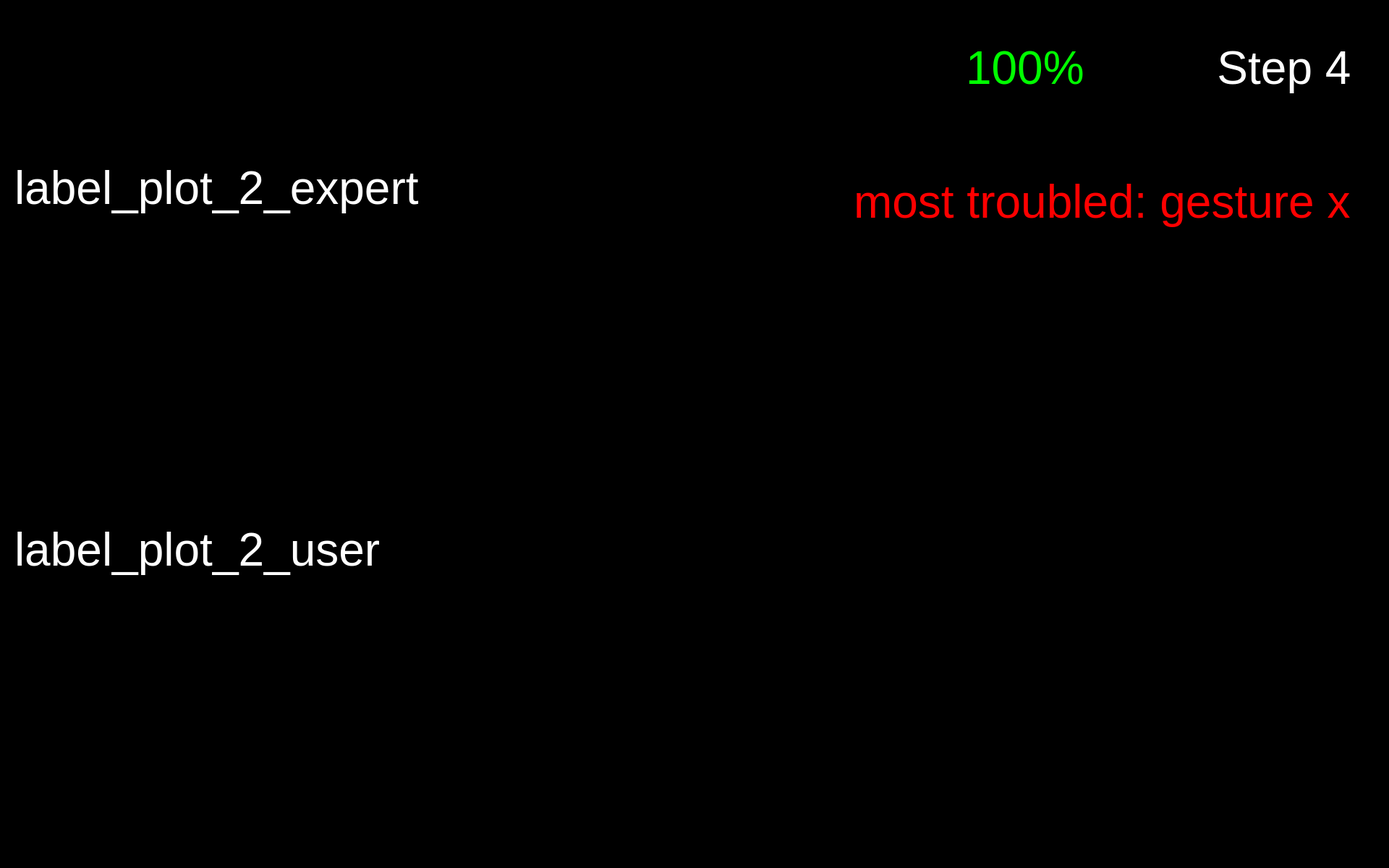
<?xml version="1.0" encoding="UTF-8"?>
<ui version="4.0">
 <class>Form</class>
 <widget class="QWidget" name="Form">
  <property name="geometry">
   <rect>
    <x>0</x>
    <y>0</y>
    <width>1920</width>
    <height>1200</height>
   </rect>
  </property>
  <property name="maximumSize">
   <size>
    <width>1920</width>
    <height>1200</height>
   </size>
  </property>
  <property name="windowTitle">
   <string>Form</string>
  </property>
  <property name="styleSheet">
   <string notr="true">background-color: rgb(0, 0, 0);</string>
  </property>
  <widget class="QPushButton" name="button_nav_left">
   <property name="enabled">
    <bool>true</bool>
   </property>
   <property name="geometry">
    <rect>
     <x>800</x>
     <y>560</y>
     <width>150</width>
     <height>150</height>
    </rect>
   </property>
   <property name="minimumSize">
    <size>
     <width>81</width>
     <height>81</height>
    </size>
   </property>
   <property name="maximumSize">
    <size>
     <width>150</width>
     <height>150</height>
    </size>
   </property>
   <property name="cursor">
    <cursorShape>OpenHandCursor</cursorShape>
   </property>
   <property name="focusPolicy">
    <enum>Qt::WheelFocus</enum>
   </property>
   <property name="contextMenuPolicy">
    <enum>Qt::DefaultContextMenu</enum>
   </property>
   <property name="layoutDirection">
    <enum>Qt::LeftToRight</enum>
   </property>
   <property name="autoFillBackground">
    <bool>false</bool>
   </property>
   <property name="styleSheet">
    <string notr="true"/>
   </property>
   <property name="icon">
    <iconset resource="resources/res.qrc">
     <normaloff>:/buttons/Button Left.svg</normaloff>:/buttons/Button Left.svg</iconset>
   </property>
   <property name="iconSize">
    <size>
     <width>144</width>
     <height>144</height>
    </size>
   </property>
   <property name="autoDefault">
    <bool>false</bool>
   </property>
   <property name="default">
    <bool>false</bool>
   </property>
   <property name="flat">
    <bool>true</bool>
   </property>
  </widget>
  <widget class="QPushButton" name="button_nav_right">
   <property name="enabled">
    <bool>true</bool>
   </property>
   <property name="geometry">
    <rect>
     <x>960</x>
     <y>560</y>
     <width>150</width>
     <height>150</height>
    </rect>
   </property>
   <property name="minimumSize">
    <size>
     <width>81</width>
     <height>81</height>
    </size>
   </property>
   <property name="maximumSize">
    <size>
     <width>150</width>
     <height>150</height>
    </size>
   </property>
   <property name="cursor">
    <cursorShape>OpenHandCursor</cursorShape>
   </property>
   <property name="focusPolicy">
    <enum>Qt::WheelFocus</enum>
   </property>
   <property name="contextMenuPolicy">
    <enum>Qt::DefaultContextMenu</enum>
   </property>
   <property name="layoutDirection">
    <enum>Qt::LeftToRight</enum>
   </property>
   <property name="autoFillBackground">
    <bool>false</bool>
   </property>
   <property name="styleSheet">
    <string notr="true"/>
   </property>
   <property name="icon">
    <iconset resource="resources/res.qrc">
     <normaloff>:/buttons/Button Right.svg</normaloff>:/buttons/Button Right.svg</iconset>
   </property>
   <property name="iconSize">
    <size>
     <width>144</width>
     <height>144</height>
    </size>
   </property>
   <property name="autoDefault">
    <bool>false</bool>
   </property>
   <property name="default">
    <bool>false</bool>
   </property>
   <property name="flat">
    <bool>true</bool>
   </property>
  </widget>
  <widget class="QLabel" name="label_plot_2_expert">
   <property name="geometry">
    <rect>
     <x>20</x>
     <y>20</y>
     <width>640</width>
     <height>480</height>
    </rect>
   </property>
   <property name="maximumSize">
    <size>
     <width>640</width>
     <height>480</height>
    </size>
   </property>
   <property name="font">
    <font>
     <pointsize>48</pointsize>
    </font>
   </property>
   <property name="styleSheet">
    <string notr="true">color: rgb(255, 255, 255);</string>
   </property>
   <property name="text">
    <string>label_plot_2_expert</string>
   </property>
   <property name="wordWrap">
    <bool>true</bool>
   </property>
  </widget>
  <widget class="QLabel" name="label_plot_2_user">
   <property name="geometry">
    <rect>
     <x>20</x>
     <y>520</y>
     <width>640</width>
     <height>480</height>
    </rect>
   </property>
   <property name="maximumSize">
    <size>
     <width>640</width>
     <height>480</height>
    </size>
   </property>
   <property name="font">
    <font>
     <pointsize>48</pointsize>
    </font>
   </property>
   <property name="styleSheet">
    <string notr="true">color: rgb(255, 255, 255);</string>
   </property>
   <property name="text">
    <string>label_plot_2_user</string>
   </property>
  </widget>
  <widget class="QWidget" name="widget_score" native="true">
   <property name="geometry">
    <rect>
     <x>1180</x>
     <y>20</y>
     <width>450</width>
     <height>150</height>
    </rect>
   </property>
   <widget class="QWidget" name="horizontalLayoutWidget_2">
    <property name="geometry">
     <rect>
      <x>-1</x>
      <y>-1</y>
      <width>451</width>
      <height>152</height>
     </rect>
    </property>
    <layout class="QHBoxLayout" name="horizontalLayout_2">
     <item>
      <widget class="QLabel" name="score_flag">
       <property name="enabled">
        <bool>true</bool>
       </property>
       <property name="sizePolicy">
        <sizepolicy hsizetype="Preferred" vsizetype="Preferred">
         <horstretch>0</horstretch>
         <verstretch>0</verstretch>
        </sizepolicy>
       </property>
       <property name="maximumSize">
        <size>
         <width>150</width>
         <height>150</height>
        </size>
       </property>
       <property name="text">
        <string/>
       </property>
       <property name="pixmap">
        <pixmap resource="resources/res.qrc">:/img/Score Flag.svg</pixmap>
       </property>
      </widget>
     </item>
     <item>
      <widget class="QLabel" name="label_text_score">
       <property name="font">
        <font>
         <pointsize>48</pointsize>
        </font>
       </property>
       <property name="styleSheet">
        <string notr="true">color: rgb(0, 255, 0);</string>
       </property>
       <property name="text">
        <string>&lt;html&gt;&lt;head/&gt;&lt;body&gt;&lt;p&gt;&lt;span style=&quot; color:#00ff00;&quot;&gt;100%&lt;/span&gt;&lt;/p&gt;&lt;/body&gt;&lt;/html&gt;</string>
       </property>
       <property name="alignment">
        <set>Qt::AlignLeading|Qt::AlignLeft|Qt::AlignVCenter</set>
       </property>
       <property name="wordWrap">
        <bool>true</bool>
       </property>
      </widget>
     </item>
    </layout>
   </widget>
  </widget>
  <widget class="QLabel" name="label_text_step">
   <property name="geometry">
    <rect>
     <x>1650</x>
     <y>20</y>
     <width>250</width>
     <height>150</height>
    </rect>
   </property>
   <property name="font">
    <font>
     <pointsize>48</pointsize>
    </font>
   </property>
   <property name="styleSheet">
    <string notr="true">color: rgb(255, 255, 255);</string>
   </property>
   <property name="text">
    <string>&lt;html&gt;&lt;head/&gt;&lt;body&gt;&lt;p&gt;&lt;span style=&quot; color:#ffffff;&quot;&gt;Step 4&lt;/span&gt;&lt;/p&gt;&lt;/body&gt;&lt;/html&gt;</string>
   </property>
   <property name="alignment">
    <set>Qt::AlignCenter</set>
   </property>
   <property name="wordWrap">
    <bool>true</bool>
   </property>
  </widget>
  <widget class="QLabel" name="label_trouble">
   <property name="geometry">
    <rect>
     <x>1180</x>
     <y>180</y>
     <width>720</width>
     <height>200</height>
    </rect>
   </property>
   <property name="font">
    <font>
     <pointsize>48</pointsize>
    </font>
   </property>
   <property name="styleSheet">
    <string notr="true">color: rgb(255, 0, 0);</string>
   </property>
   <property name="text">
    <string>&lt;html&gt;&lt;head/&gt;&lt;body&gt;&lt;p&gt;&lt;span style=&quot; color:#ff0000;&quot;&gt;most troubled: gesture x&lt;/span&gt;&lt;/p&gt;&lt;/body&gt;&lt;/html&gt;</string>
   </property>
   <property name="alignment">
    <set>Qt::AlignLeading|Qt::AlignLeft|Qt::AlignVCenter</set>
   </property>
   <property name="wordWrap">
    <bool>true</bool>
   </property>
  </widget>
  <widget class="QLabel" name="icon_expert">
   <property name="enabled">
    <bool>true</bool>
   </property>
   <property name="geometry">
    <rect>
     <x>660</x>
     <y>20</y>
     <width>100</width>
     <height>100</height>
    </rect>
   </property>
   <property name="sizePolicy">
    <sizepolicy hsizetype="Preferred" vsizetype="Preferred">
     <horstretch>0</horstretch>
     <verstretch>0</verstretch>
    </sizepolicy>
   </property>
   <property name="maximumSize">
    <size>
     <width>100</width>
     <height>100</height>
    </size>
   </property>
   <property name="text">
    <string/>
   </property>
   <property name="pixmap">
    <pixmap resource="resources/res.qrc">:/img/Icon Expert.png</pixmap>
   </property>
   <property name="scaledContents">
    <bool>true</bool>
   </property>
  </widget>
  <widget class="QLabel" name="icon_user">
   <property name="enabled">
    <bool>true</bool>
   </property>
   <property name="geometry">
    <rect>
     <x>660</x>
     <y>520</y>
     <width>100</width>
     <height>100</height>
    </rect>
   </property>
   <property name="sizePolicy">
    <sizepolicy hsizetype="Preferred" vsizetype="Preferred">
     <horstretch>0</horstretch>
     <verstretch>0</verstretch>
    </sizepolicy>
   </property>
   <property name="maximumSize">
    <size>
     <width>100</width>
     <height>100</height>
    </size>
   </property>
   <property name="text">
    <string/>
   </property>
   <property name="pixmap">
    <pixmap resource="resources/res.qrc">:/img/Icon User.png</pixmap>
   </property>
   <property name="scaledContents">
    <bool>true</bool>
   </property>
  </widget>
  <widget class="QPushButton" name="button_exit">
   <property name="enabled">
    <bool>true</bool>
   </property>
   <property name="geometry">
    <rect>
     <x>1760</x>
     <y>1040</y>
     <width>150</width>
     <height>150</height>
    </rect>
   </property>
   <property name="minimumSize">
    <size>
     <width>81</width>
     <height>81</height>
    </size>
   </property>
   <property name="maximumSize">
    <size>
     <width>150</width>
     <height>150</height>
    </size>
   </property>
   <property name="cursor">
    <cursorShape>OpenHandCursor</cursorShape>
   </property>
   <property name="focusPolicy">
    <enum>Qt::WheelFocus</enum>
   </property>
   <property name="contextMenuPolicy">
    <enum>Qt::DefaultContextMenu</enum>
   </property>
   <property name="icon">
    <iconset resource="resources/res.qrc">
     <normaloff>:/buttons/Button Exit.svg</normaloff>:/buttons/Button Exit.svg</iconset>
   </property>
   <property name="iconSize">
    <size>
     <width>144</width>
     <height>144</height>
    </size>
   </property>
   <property name="autoDefault">
    <bool>false</bool>
   </property>
   <property name="default">
    <bool>false</bool>
   </property>
   <property name="flat">
    <bool>true</bool>
   </property>
  </widget>
 </widget>
 <resources>
  <include location="resources/res.qrc"/>
 </resources>
 <connections/>
</ui>
